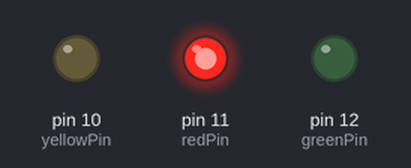
Bench run of a sketch on a simulated Arduino Uno, built with avr-gcc and run on an emulated ATmega328P. On the bench: output pins drawn as LEDs (lit = HIGH). What the sketch prints to the serial monitor is not drawn.

Above: at 0.1 s.
Timing chart, 0 to 1.6 s (numbered marks = the images above):
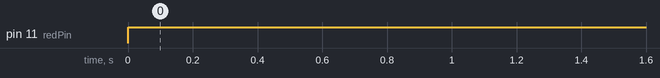

The sketch:

READING_COLOR.ino
```cpp
int greenPin = 12;
int redPin = 11;
int yellowPin = 10;
String color = "red";

void setup() {
  // put your setup code here, to run once:
  Serial.begin(9600);
  pinMode(redPin,OUTPUT);
  pinMode(greenPin,OUTPUT);
  pinMode(yellowPin,OUTPUT);
  Serial.print(color);
}

void loop() {
  // put your main code here, to run repeatedly:
  if(color=="red"){
    digitalWrite(redPin,HIGH);
    digitalWrite(greenPin,LOW);
    digitalWrite(yellowPin,LOW);
  }
  if(color=="green"){
    digitalWrite(redPin,LOW);
    digitalWrite(greenPin,HIGH);
    digitalWrite(yellowPin,LOW);
  }
  if(color=="yellow"){
    digitalWrite(redPin,LOW);
    digitalWrite(greenPin,LOW);
    digitalWrite(yellowPin,HIGH);
  }
}
```

Measured:
- by itself, pin 11 (redPin): LOW → HIGH at 0.00 s
